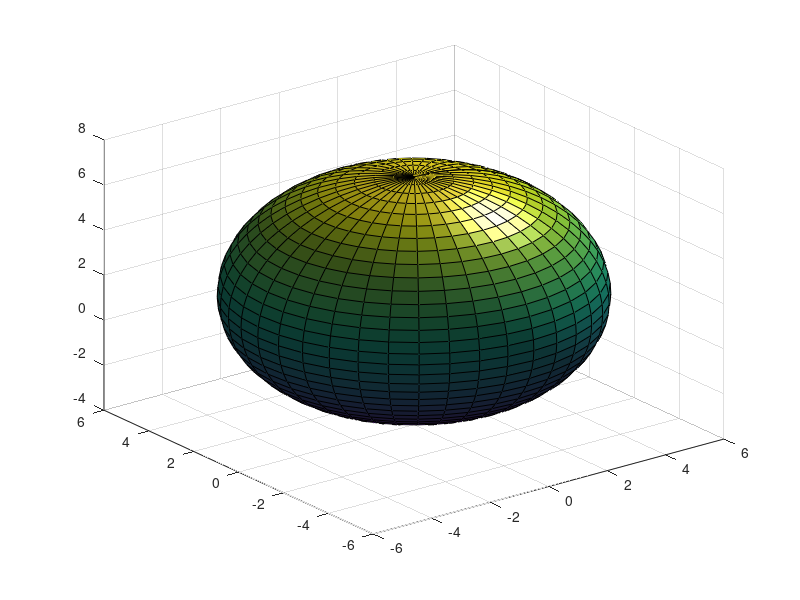

MATLAB code to generate this figure: (Note: this script raises an error after producing the figure.)
degree=1;
order=0;
grid=40;
radius=5;

% Create the grid
delta = pi/grid;
theta = 0 : delta : pi; % altitude
phi = 0 : 2*delta : 2*pi; % azimuth
[phi,theta] = meshgrid(phi,theta)

% Calculate the harmonic
Ymn = legendre(degree,cos(theta(:,1)))
Ymn = Ymn(order+1,:)';
yy = Ymn;
for kk = 2: size(theta,1);
    yy = [yy Ymn]
end;
yy = yy.*cos(order*phi);

order = max(max(abs(yy)));
rho = radius + 2*yy/order;

% Apply spherical coordinate equations
r = rho.*sin(theta);
x = r.*cos(phi);  % spherical coordinate equations
y = r.*sin(phi);
z = rho.*cos(theta);

% Plot the surface
clf
surf(x,y,z)
light
lighting phong
axis tight equal off
view(40,30)
camzoom(1.5)